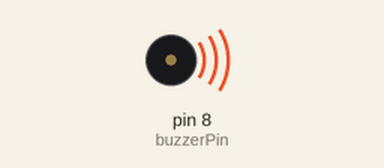
The sketch below on a simulated Arduino Uno, built with avr-gcc and run on an emulated ATmega328P. Parts: buzzer (waves = sounding, pin HIGH).

Above: at 0.5 s.
At 2.5 s:
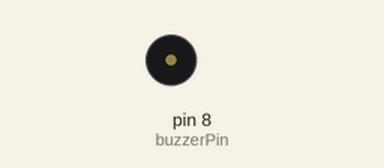
Timing chart, 0 to 5.2 s (numbered marks = the images above):
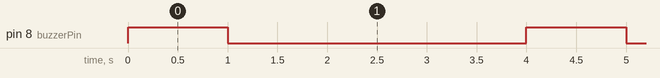

Measured:
- by itself, pin 8 (buzzerPin): alternates HIGH for 1.0 s and LOW for 3.0 s

The sketch:

active_buzzer.ino
```cpp
// active buzzer - set to HIGH and LOW to produce single tone
// no frequency setting
// if use passive buzzer, you will only hear a soft 'click sound'

const int buzzerPin = 8;//long pin to pin 8, short pin to ground

void setup ()
{
  pinMode (buzzerPin, OUTPUT);
}

void loop ()
{

  digitalWrite (buzzerPin, HIGH);
  delay (1000); // buzzer sound for 1000 milliseconds
  digitalWrite (buzzerPin, LOW);
  delay (3000); // delay of 3 seconds before next buzzer sound
}
```
